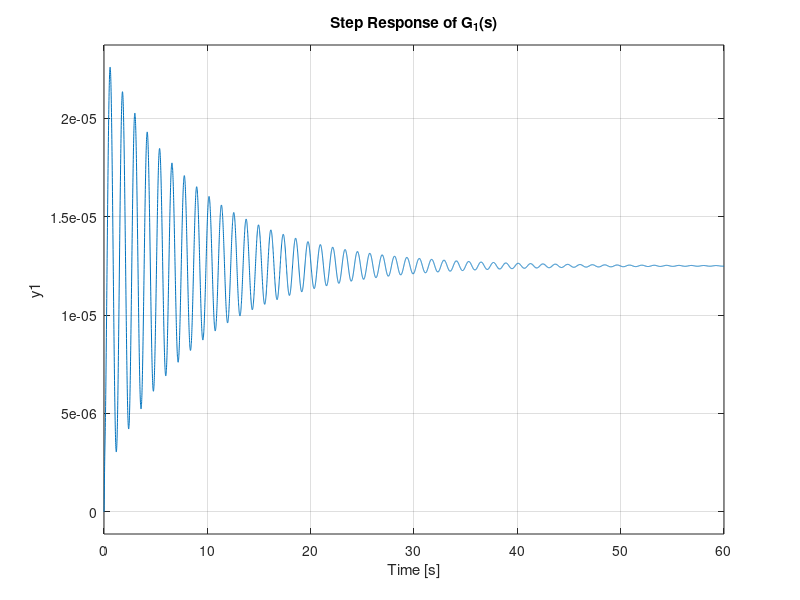
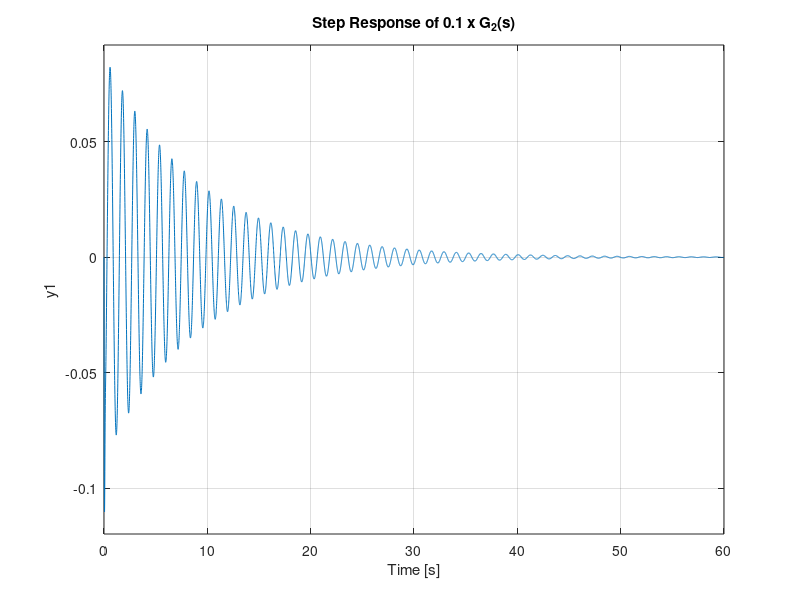

Reproduce these figures in MATLAB, in order.
M1 = 2500;
M2 = 320;
K1 = 80000;
K2 = 500000;
b1 = 350;
b2 = 15020;

s = tf('s');

G1 = ((M1+M2)*s^2+b2*s+K2)/((M1*s^2+b1*s+K1)*(M2*s^2+(b1+b2)*s+(K1+K2))-(b1*s+K1)*(b1*s+K1));
figure(1)
step(G1)
title('Step Response of G_1(s)')
grid on

G2 = (-M1*b2*s^3-M1*K2*s^2)/((M1*s^2+b1*s+K1)*(M2*s^2+(b1+b2)*s+(K1+K2))-(b1*s+K1)*(b1*s+K1));
figure(2)
step(0.1*G2)
title('Step Response of 0.1 x G_2(s)')
grid on

sys1 = tf(G1)
sys2 = tf(G2)
